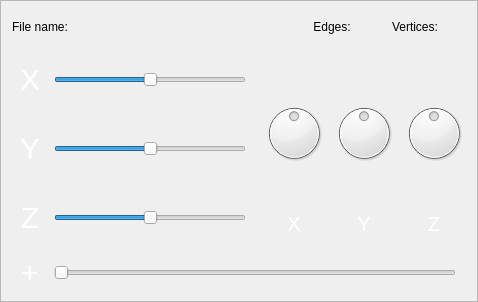
            <widget class="QFrame" name="frame_6">
             <property name="minimumSize">
              <size>
               <width>0</width>
               <height>200</height>
              </size>
             </property>
             <property name="styleSheet">
              <string notr="true"/>
             </property>
             <property name="frameShape">
              <enum>QFrame::StyledPanel</enum>
             </property>
             <property name="frameShadow">
              <enum>QFrame::Raised</enum>
             </property>
             <layout class="QVBoxLayout" name="verticalLayout_22">
              <item>
               <layout class="QHBoxLayout" name="horizontalLayout_14" stretch="4,1,1">
                <property name="spacing">
                 <number>6</number>
                </property>
                <item>
                 <layout class="QHBoxLayout" name="horizontalLayout_6" stretch="1,6">
                  <property name="spacing">
                   <number>6</number>
                  </property>
                  <item>
                   <widget class="QLabel" name="label_18">
                    <property name="sizePolicy">
                     <sizepolicy hsizetype="Preferred" vsizetype="Expanding">
                      <horstretch>0</horstretch>
                      <verstretch>0</verstretch>
                     </sizepolicy>
                    </property>
                    <property name="minimumSize">
                     <size>
                      <width>0</width>
                      <height>30</height>
                     </size>
                    </property>
                    <property name="styleSheet">
                     <string notr="true"/>
                    </property>
                    <property name="text">
                     <string>File name:</string>
                    </property>
                    <property name="alignment">
                     <set>Qt::AlignCenter</set>
                    </property>
                   </widget>
                  </item>
                  <item>
                   <widget class="QLabel" name="lbl_FileName">
                    <property name="sizePolicy">
                     <sizepolicy hsizetype="Preferred" vsizetype="Expanding">
                      <horstretch>0</horstretch>
                      <verstretch>0</verstretch>
                     </sizepolicy>
                    </property>
                    <property name="styleSheet">
                     <string notr="true"/>
                    </property>
                    <property name="text">
                     <string/>
                    </property>
                    <property name="alignment">
                     <set>Qt::AlignCenter</set>
                    </property>
                   </widget>
                  </item>
                 </layout>
                </item>
                <item>
                 <layout class="QHBoxLayout" name="horizontalLayout_3" stretch="0,1">
                  <property name="spacing">
                   <number>6</number>
                  </property>
                  <item>
                   <widget class="QLabel" name="label_20">
                    <property name="sizePolicy">
                     <sizepolicy hsizetype="Preferred" vsizetype="Expanding">
                      <horstretch>0</horstretch>
                      <verstretch>0</verstretch>
                     </sizepolicy>
                    </property>
                    <property name="minimumSize">
                     <size>
                      <width>0</width>
                      <height>30</height>
                     </size>
                    </property>
                    <property name="styleSheet">
                     <string notr="true"/>
                    </property>
                    <property name="text">
                     <string>Edges:</string>
                    </property>
                    <property name="alignment">
                     <set>Qt::AlignCenter</set>
                    </property>
                   </widget>
                  </item>
                  <item>
                   <widget class="QLabel" name="lbl_NumFaces">
                    <property name="sizePolicy">
                     <sizepolicy hsizetype="Preferred" vsizetype="Expanding">
                      <horstretch>0</horstretch>
                      <verstretch>0</verstretch>
                     </sizepolicy>
                    </property>
                    <property name="styleSheet">
                     <string notr="true"/>
                    </property>
                    <property name="text">
                     <string/>
                    </property>
                    <property name="alignment">
                     <set>Qt::AlignCenter</set>
                    </property>
                   </widget>
                  </item>
                 </layout>
                </item>
                <item>
                 <layout class="QHBoxLayout" name="horizontalLayout_2" stretch="0,1">
                  <property name="spacing">
                   <number>6</number>
                  </property>
                  <item>
                   <widget class="QLabel" name="label_19">
                    <property name="sizePolicy">
                     <sizepolicy hsizetype="Preferred" vsizetype="Expanding">
                      <horstretch>0</horstretch>
                      <verstretch>0</verstretch>
                     </sizepolicy>
                    </property>
                    <property name="minimumSize">
                     <size>
                      <width>0</width>
                      <height>30</height>
                     </size>
                    </property>
                    <property name="styleSheet">
                     <string notr="true"/>
                    </property>
                    <property name="text">
                     <string>Vertices:</string>
                    </property>
                    <property name="alignment">
                     <set>Qt::AlignCenter</set>
                    </property>
                   </widget>
                  </item>
                  <item>
                   <widget class="QLabel" name="lbl_NumVertices">
                    <property name="sizePolicy">
                     <sizepolicy hsizetype="Preferred" vsizetype="Expanding">
                      <horstretch>0</horstretch>
                      <verstretch>0</verstretch>
                     </sizepolicy>
                    </property>
                    <property name="styleSheet">
                     <string notr="true"/>
                    </property>
                    <property name="text">
                     <string/>
                    </property>
                    <property name="alignment">
                     <set>Qt::AlignCenter</set>
                    </property>
                   </widget>
                  </item>
                 </layout>
                </item>
               </layout>
              </item>
              <item>
               <layout class="QHBoxLayout" name="horizontalLayout_22" stretch="6,5">
                <item>
                 <layout class="QVBoxLayout" name="verticalLayout_11">
                  <item>
                   <layout class="QHBoxLayout" name="horizontalLayout_18" stretch="0,1">
                    <property name="rightMargin">
                     <number>10</number>
                    </property>
                    <item>
                     <widget class="QLabel" name="lbl_slider_X">
                      <property name="sizePolicy">
                       <sizepolicy hsizetype="MinimumExpanding" vsizetype="Fixed">
                        <horstretch>0</horstretch>
                        <verstretch>0</verstretch>
                       </sizepolicy>
                      </property>
                      <property name="minimumSize">
                       <size>
                        <width>36</width>
                        <height>0</height>
                       </size>
                      </property>
                      <property name="styleSheet">
                       <string notr="true">QLabel {

color: rgb(255, 255, 255);
	color: rgb(254, 255, 254);
	color: rgb(204, 72, 155);
color:rgb(250, 136, 175);
color:rgb(19, 20, 41);
	color: rgb(254, 255, 254);
border-radius: 10px;
font-size: 30px;
}</string>
                      </property>
                      <property name="text">
                       <string>X</string>
                      </property>
                      <property name="alignment">
                       <set>Qt::AlignCenter</set>
                      </property>
                     </widget>
                    </item>
                    <item>
                     <widget class="QSlider" name="hsld_xPos">
                      <property name="sizePolicy">
                       <sizepolicy hsizetype="Expanding" vsizetype="Expanding">
                        <horstretch>0</horstretch>
                        <verstretch>0</verstretch>
                       </sizepolicy>
                      </property>
                      <property name="styleSheet">
                       <string notr="true"/>
                      </property>
                      <property name="minimum">
                       <number>-500</number>
                      </property>
                      <property name="maximum">
                       <number>500</number>
                      </property>
                      <property name="pageStep">
                       <number>20</number>
                      </property>
                      <property name="orientation">
                       <enum>Qt::Horizontal</enum>
                      </property>
                     </widget>
                    </item>
                   </layout>
                  </item>
                  <item>
                   <layout class="QHBoxLayout" name="horizontalLayout_19" stretch="0,1">
                    <property name="rightMargin">
                     <number>10</number>
                    </property>
                    <item>
                     <widget class="QLabel" name="lbl_slider_Y">
                      <property name="sizePolicy">
                       <sizepolicy hsizetype="MinimumExpanding" vsizetype="Fixed">
                        <horstretch>0</horstretch>
                        <verstretch>0</verstretch>
                       </sizepolicy>
                      </property>
                      <property name="minimumSize">
                       <size>
                        <width>36</width>
                        <height>0</height>
                       </size>
                      </property>
                      <property name="styleSheet">
                       <string notr="true">QLabel {

color: rgb(255, 255, 255);
	color: rgb(254, 255, 254);
	color: rgb(204, 72, 155);
color:rgb(250, 136, 175);
color:rgb(19, 20, 41);
	color: rgb(254, 255, 254);
border-radius: 10px;
font-size: 30px;
}</string>
                      </property>
                      <property name="text">
                       <string>Y</string>
                      </property>
                      <property name="alignment">
                       <set>Qt::AlignCenter</set>
                      </property>
                     </widget>
                    </item>
                    <item>
                     <widget class="QSlider" name="hsld_yPos">
                      <property name="sizePolicy">
                       <sizepolicy hsizetype="Expanding" vsizetype="Expanding">
                        <horstretch>0</horstretch>
                        <verstretch>0</verstretch>
                       </sizepolicy>
                      </property>
                      <property name="styleSheet">
                       <string notr="true"/>
                      </property>
                      <property name="minimum">
                       <number>-500</number>
                      </property>
                      <property name="maximum">
                       <number>500</number>
                      </property>
                      <property name="pageStep">
                       <number>20</number>
                      </property>
                      <property name="orientation">
                       <enum>Qt::Horizontal</enum>
                      </property>
                     </widget>
                    </item>
                   </layout>
                  </item>
                  <item>
                   <layout class="QHBoxLayout" name="horizontalLayout_20" stretch="0,1">
                    <property name="rightMargin">
                     <number>10</number>
                    </property>
                    <item>
                     <widget class="QLabel" name="lbl_slider_Z">
                      <property name="sizePolicy">
                       <sizepolicy hsizetype="Expanding" vsizetype="Fixed">
                        <horstretch>0</horstretch>
                        <verstretch>0</verstretch>
                       </sizepolicy>
                      </property>
                      <property name="minimumSize">
                       <size>
                        <width>36</width>
                        <height>0</height>
                       </size>
                      </property>
                      <property name="styleSheet">
                       <string notr="true">QLabel {

color: rgb(255, 255, 255);
	color: rgb(254, 255, 254);
	color: rgb(204, 72, 155);
color:rgb(250, 136, 175);
color:rgb(19, 20, 41);
	color: rgb(254, 255, 254);
border-radius: 10px;
font-size: 30px;
}</string>
                      </property>
                      <property name="text">
                       <string>Z</string>
                      </property>
                      <property name="alignment">
                       <set>Qt::AlignCenter</set>
                      </property>
                     </widget>
                    </item>
                    <item>
                     <widget class="QSlider" name="hsld_zPos">
                      <property name="sizePolicy">
                       <sizepolicy hsizetype="Expanding" vsizetype="Expanding">
                        <horstretch>0</horstretch>
                        <verstretch>0</verstretch>
                       </sizepolicy>
                      </property>
                      <property name="styleSheet">
                       <string notr="true"/>
                      </property>
                      <property name="minimum">
                       <number>-500</number>
                      </property>
                      <property name="maximum">
                       <number>500</number>
                      </property>
                      <property name="pageStep">
                       <number>20</number>
                      </property>
                      <property name="orientation">
                       <enum>Qt::Horizontal</enum>
                      </property>
                     </widget>
                    </item>
                   </layout>
                  </item>
                 </layout>
                </item>
                <item>
                 <layout class="QHBoxLayout" name="horizontalLayout_17">
                  <item>
                   <layout class="QVBoxLayout" name="verticalLayout_8">
                    <property name="topMargin">
                     <number>10</number>
                    </property>
                    <property name="bottomMargin">
                     <number>15</number>
                    </property>
                    <item>
                     <widget class="QDial" name="dial_XRot">
                      <property name="sizePolicy">
                       <sizepolicy hsizetype="Preferred" vsizetype="Expanding">
                        <horstretch>0</horstretch>
                        <verstretch>0</verstretch>
                       </sizepolicy>
                      </property>
                      <property name="minimumSize">
                       <size>
                        <width>0</width>
                        <height>150</height>
                       </size>
                      </property>
                      <property name="styleSheet">
                       <string notr="true"/>
                      </property>
                      <property name="minimum">
                       <number>-360</number>
                      </property>
                      <property name="maximum">
                       <number>360</number>
                      </property>
                      <property name="pageStep">
                       <number>36</number>
                      </property>
                     </widget>
                    </item>
                    <item>
                     <widget class="QLabel" name="lbl_dial_X">
                      <property name="sizePolicy">
                       <sizepolicy hsizetype="Preferred" vsizetype="Expanding">
                        <horstretch>0</horstretch>
                        <verstretch>0</verstretch>
                       </sizepolicy>
                      </property>
                      <property name="maximumSize">
                       <size>
                        <width>16777215</width>
                        <height>20</height>
                       </size>
                      </property>
                      <property name="font">
                       <font>
                        <pointsize>-1</pointsize>
                       </font>
                      </property>
                      <property name="styleSheet">
                       <string notr="true">QLabel {

color: rgb(255, 255, 255);
color: rgb(254, 255, 254);
background-color: rgba(255, 255, 255, 0);
font-size: 20px;
border-style: outset;
border-width:0px;
border-radius: 0px;
border-color: rgb(71, 94, 76);
}</string>
                      </property>
                      <property name="text">
                       <string>X</string>
                      </property>
                      <property name="alignment">
                       <set>Qt::AlignCenter</set>
                      </property>
                     </widget>
                    </item>
                   </layout>
                  </item>
                  <item>
                   <layout class="QVBoxLayout" name="verticalLayout_9">
                    <property name="topMargin">
                     <number>10</number>
                    </property>
                    <property name="bottomMargin">
                     <number>15</number>
                    </property>
                    <item>
                     <widget class="QDial" name="dial_YRot">
                      <property name="sizePolicy">
                       <sizepolicy hsizetype="Preferred" vsizetype="Expanding">
                        <horstretch>0</horstretch>
                        <verstretch>0</verstretch>
                       </sizepolicy>
                      </property>
                      <property name="minimumSize">
                       <size>
                        <width>0</width>
                        <height>150</height>
                       </size>
                      </property>
                      <property name="styleSheet">
                       <string notr="true"/>
                      </property>
                      <property name="minimum">
                       <number>-360</number>
                      </property>
                      <property name="maximum">
                       <number>360</number>
                      </property>
                      <property name="pageStep">
                       <number>36</number>
                      </property>
                     </widget>
                    </item>
                    <item>
                     <widget class="QLabel" name="lbl_dial_Y">
                      <property name="sizePolicy">
                       <sizepolicy hsizetype="Preferred" vsizetype="Expanding">
                        <horstretch>0</horstretch>
                        <verstretch>0</verstretch>
                       </sizepolicy>
                      </property>
                      <property name="maximumSize">
                       <size>
                        <width>16777215</width>
                        <height>20</height>
                       </size>
                      </property>
                      <property name="font">
                       <font>
                        <pointsize>-1</pointsize>
                       </font>
                      </property>
                      <property name="styleSheet">
                       <string notr="true">QLabel {

color: rgb(255, 255, 255);
	color: rgb(254, 255, 254);
background-color: rgba(255, 255, 255, 0);
font-size: 20px;
border-style: outset;
border-width:0px;
border-radius: 0px;
border-color: rgb(71, 94, 76);
}</string>
                      </property>
                      <property name="text">
                       <string>Y</string>
                      </property>
                      <property name="alignment">
                       <set>Qt::AlignCenter</set>
                      </property>
                     </widget>
                    </item>
                   </layout>
                  </item>
                  <item>
                   <layout class="QVBoxLayout" name="verticalLayout_10">
                    <property name="topMargin">
                     <number>10</number>
                    </property>
                    <property name="bottomMargin">
                     <number>15</number>
                    </property>
                    <item>
                     <widget class="QDial" name="dial_ZRot">
                      <property name="sizePolicy">
                       <sizepolicy hsizetype="Preferred" vsizetype="Expanding">
                        <horstretch>0</horstretch>
                        <verstretch>0</verstretch>
                       </sizepolicy>
                      </property>
                      <property name="minimumSize">
                       <size>
                        <width>0</width>
                        <height>150</height>
                       </size>
                      </property>
                      <property name="styleSheet">
                       <string notr="true"/>
                      </property>
                      <property name="minimum">
                       <number>-360</number>
                      </property>
                      <property name="maximum">
                       <number>360</number>
                      </property>
                      <property name="pageStep">
                       <number>36</number>
                      </property>
                      <property name="orientation">
                       <enum>Qt::Horizontal</enum>
                      </property>
                      <property name="invertedAppearance">
                       <bool>false</bool>
                      </property>
                      <property name="invertedControls">
                       <bool>false</bool>
                      </property>
                      <property name="notchesVisible">
                       <bool>false</bool>
                      </property>
                     </widget>
                    </item>
                    <item>
                     <widget class="QLabel" name="lbl_dial_Z">
                      <property name="sizePolicy">
                       <sizepolicy hsizetype="Preferred" vsizetype="Expanding">
                        <horstretch>0</horstretch>
                        <verstretch>0</verstretch>
                       </sizepolicy>
                      </property>
                      <property name="maximumSize">
                       <size>
                        <width>16777215</width>
                        <height>20</height>
                       </size>
                      </property>
                      <property name="font">
                       <font>
                        <pointsize>-1</pointsize>
                       </font>
                      </property>
                      <property name="styleSheet">
                       <string notr="true">QLabel {
color: rgb(255, 255, 255);
	color: rgb(254, 255, 254);
background-color: rgba(255, 255, 255, 0);
font-size: 20px;
border-style: outset;
border-width:0px;
border-radius: 0px;
border-color: rgb(71, 94, 76);
}</string>
                      </property>
                      <property name="text">
                       <string>Z</string>
                      </property>
                      <property name="alignment">
                       <set>Qt::AlignCenter</set>
                      </property>
                     </widget>
                    </item>
                   </layout>
                  </item>
                 </layout>
                </item>
               </layout>
              </item>
              <item>
               <layout class="QHBoxLayout" name="horizontalLayout_21" stretch="0,7">
                <property name="spacing">
                 <number>6</number>
                </property>
                <property name="rightMargin">
                 <number>10</number>
                </property>
                <item>
                 <widget class="QLabel" name="label_2">
                  <property name="sizePolicy">
                   <sizepolicy hsizetype="Expanding" vsizetype="Fixed">
                    <horstretch>0</horstretch>
                    <verstretch>0</verstretch>
                   </sizepolicy>
                  </property>
                  <property name="minimumSize">
                   <size>
                    <width>36</width>
                    <height>0</height>
                   </size>
                  </property>
                  <property name="styleSheet">
                   <string notr="true">QLabel {

color: rgb(255, 255, 255);
	color: rgb(254, 255, 254);
	color: rgb(204, 72, 155);
color:rgb(250, 136, 175);
color:rgb(250, 198, 204);
color:rgb(19, 20, 41);
	color: rgb(254, 255, 254);
border-radius: 10px;
font-size:30px;
}
</string>
                  </property>
                  <property name="text">
                   <string>+</string>
                  </property>
                  <property name="alignment">
                   <set>Qt::AlignCenter</set>
                  </property>
                 </widget>
                </item>
                <item>
                 <widget class="QSlider" name="vsld_Scale">
                  <property name="sizePolicy">
                   <sizepolicy hsizetype="Expanding" vsizetype="Expanding">
                    <horstretch>0</horstretch>
                    <verstretch>0</verstretch>
                   </sizepolicy>
                  </property>
                  <property name="styleSheet">
                   <string notr="true"/>
                  </property>
                  <property name="minimum">
                   <number>1</number>
                  </property>
                  <property name="maximum">
                   <number>1000</number>
                  </property>
                  <property name="singleStep">
                   <number>1</number>
                  </property>
                  <property name="pageStep">
                   <number>20</number>
                  </property>
                  <property name="value">
                   <number>1</number>
                  </property>
                  <property name="sliderPosition">
                   <number>1</number>
                  </property>
                  <property name="orientation">
                   <enum>Qt::Horizontal</enum>
                  </property>
                 </widget>
                </item>
               </layout>
              </item>
             </layout>
            </widget>
